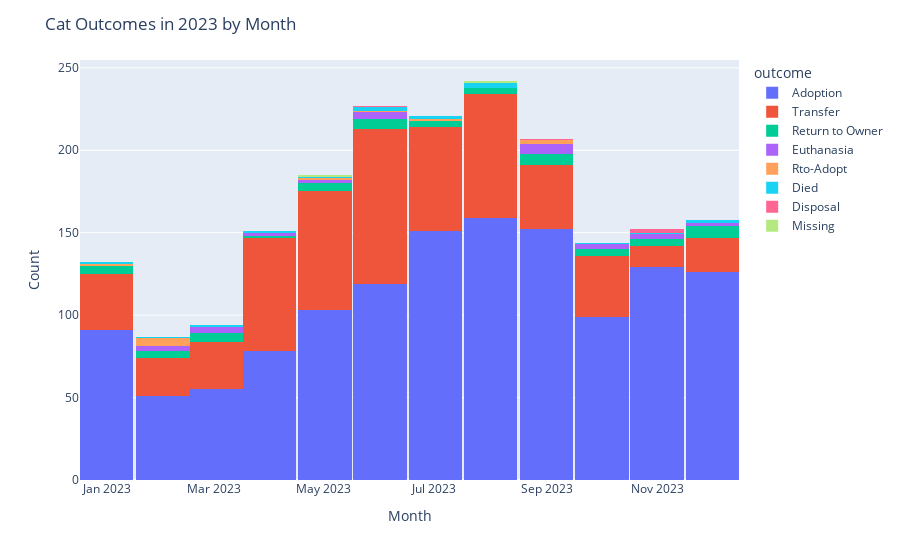

The notebook cell saved with this chart:
### Code cell
# show the distribution of outcomes over time
fig = px.histogram(df, x="month_year", color="outcome", barmode='stack')

fig.update_layout(
    title="Cat Outcomes in 2023 by Month",
    xaxis_title="Month",
    yaxis_title="Count",
    xaxis = {'type': 'date'} 
)

rev_outcome = {str(key): value for key, value in rev_outcome.items()}
fig.for_each_trace(lambda t: t.update(name=rev_outcome.get(str(t.name), t.name)))

fig.show()

### Figure 1 — Plotly figure (JSON) as saved in the notebook; plotly's stock layout.template omitted (floating-point values rounded to 4 significant figures; data arrays with more than 128 entries replaced by an {"elided": "..."} marker saying what was removed)
{"data": [{"alignmentgroup": "True", "bingroup": "x", "hovertemplate": "outcome=1<br>month_year=%{x}<br>count=%{y}<extra></extra>", "legendgroup": "1", "marker": {"color": "#636efa", "pattern": {"shape": ""}}, "name": "Adoption", "offsetgroup": "1", "orientation": "v", "showlegend": true, "type": "histogram", "x": {"elided": "1313 str values"}, "xaxis": "x", "yaxis": "y"}, {"alignmentgroup": "True", "bingroup": "x", "hovertemplate": "outcome=2<br>month_year=%{x}<br>count=%{y}<extra></extra>", "legendgroup": "2", "marker": {"color": "#EF553B", "pattern": {"shape": ""}}, "name": "Transfer", "offsetgroup": "2", "orientation": "v", "showlegend": true, "type": "histogram", "x": {"elided": "569 str values"}, "xaxis": "x", "yaxis": "y"}, {"alignmentgroup": "True", "bingroup": "x", "hovertemplate": "outcome=3<br>month_year=%{x}<br>count=%{y}<extra></extra>", "legendgroup": "3", "marker": {"color": "#00cc96", "pattern": {"shape": ""}}, "name": "Return to Owner", "offsetgroup": "3", "orientation": "v", "showlegend": true, "type": "histogram", "x": ["2023-05-01T00:00:00", "2023-07-01T00:00:00", "2023-11-01T00:00:00", "2023-09-01T00:00:00", "2023-08-01T00:00:00", "2023-01-01T00:00:00", "2023-01-01T00:00:00", "2023-10-01T00:00:00", "2023-11-01T00:00:00", "2023-03-01T00:00:00", "2023-07-01T00:00:00", "2023-03-01T00:00:00", "2023-12-01T00:00:00", "2023-09-01T00:00:00", "2023-02-01T00:00:00", "2023-12-01T00:00:00", "2023-02-01T00:00:00", "2023-06-01T00:00:00", "2023-06-01T00:00:00", "2023-03-01T00:00:00", "2023-09-01T00:00:00", "2023-12-01T00:00:00", "2023-11-01T00:00:00", "2023-06-01T00:00:00", "2023-05-01T00:00:00", "2023-09-01T00:00:00", "2023-01-01T00:00:00", "2023-09-01T00:00:00", "2023-06-01T00:00:00", "2023-01-01T00:00:00", "2023-04-01T00:00:00", "2023-05-01T00:00:00", "2023-08-01T00:00:00", "2023-07-01T00:00:00", "2023-08-01T00:00:00", "2023-10-01T00:00:00", "2023-09-01T00:00:00", "2023-10-01T00:00:00", "2023-06-01T00:00:00", "2023-06-01T00:00:00", "2023-08-01T00:00:00", "2023-03-01T00:00:00", "2023-03-01T00:00:00", "2023-11-01T00:00:00", "2023-12-01T00:00:00", "2023-09-01T00:00:00", "2023-12-01T00:00:00", "2023-07-01T00:00:00", "2023-05-01T00:00:00", "2023-02-01T00:00:00", "2023-02-01T00:00:00", "2023-01-01T00:00:00", "2023-12-01T00:00:00", "2023-10-01T00:00:00", "2023-12-01T00:00:00", "2023-05-01T00:00:00"], "xaxis": "x", "yaxis": "y"}, {"alignmentgroup": "True", "bingroup": "x", "hovertemplate": "outcome=5<br>month_year=%{x}<br>count=%{y}<extra></extra>", "legendgroup": "5", "marker": {"color": "#ab63fa", "pattern": {"shape": ""}}, "name": "Euthanasia", "offsetgroup": "5", "orientation": "v", "showlegend": true, "type": "histogram", "x": ["2023-05-01T00:00:00", "2023-02-01T00:00:00", "2023-06-01T00:00:00", "2023-09-01T00:00:00", "2023-06-01T00:00:00", "2023-03-01T00:00:00", "2023-09-01T00:00:00", "2023-03-01T00:00:00", "2023-11-01T00:00:00", "2023-05-01T00:00:00", "2023-11-01T00:00:00", "2023-03-01T00:00:00", "2023-12-01T00:00:00", "2023-09-01T00:00:00", "2023-12-01T00:00:00", "2023-06-01T00:00:00", "2023-04-01T00:00:00", "2023-09-01T00:00:00", "2023-09-01T00:00:00", "2023-10-01T00:00:00", "2023-02-01T00:00:00", "2023-10-01T00:00:00", "2023-02-01T00:00:00", "2023-10-01T00:00:00", "2023-04-01T00:00:00", "2023-06-01T00:00:00", "2023-03-01T00:00:00", "2023-09-01T00:00:00", "2023-11-01T00:00:00"], "xaxis": "x", "yaxis": "y"}, {"alignmentgroup": "True", "bingroup": "x", "hovertemplate": "outcome=4<br>month_year=%{x}<br>count=%{y}<extra></extra>", "legendgroup": "4", "marker": {"color": "#FFA15A", "pattern": {"shape": ""}}, "name": "Rto-Adopt", "offsetgroup": "4", "orientation": "v", "showlegend": true, "type": "histogram", "x": ["2023-09-01T00:00:00", "2023-02-01T00:00:00", "2023-09-01T00:00:00", "2023-05-01T00:00:00", "2023-02-01T00:00:00", "2023-06-01T00:00:00", "2023-07-01T00:00:00", "2023-02-01T00:00:00", "2023-02-01T00:00:00", "2023-01-01T00:00:00", "2023-02-01T00:00:00"], "xaxis": "x", "yaxis": "y"}, {"alignmentgroup": "True", "bingroup": "x", "hovertemplate": "outcome=6<br>month_year=%{x}<br>count=%{y}<extra></extra>", "legendgroup": "6", "marker": {"color": "#19d3f3", "pattern": {"shape": ""}}, "name": "Died", "offsetgroup": "6", "orientation": "v", "showlegend": true, "type": "histogram", "x": ["2023-02-01T00:00:00", "2023-08-01T00:00:00", "2023-08-01T00:00:00", "2023-12-01T00:00:00", "2023-06-01T00:00:00", "2023-06-01T00:00:00", "2023-01-01T00:00:00", "2023-05-01T00:00:00", "2023-08-01T00:00:00", "2023-07-01T00:00:00", "2023-04-01T00:00:00", "2023-07-01T00:00:00", "2023-03-01T00:00:00", "2023-12-01T00:00:00", "2023-10-01T00:00:00", "2023-11-01T00:00:00"], "xaxis": "x", "yaxis": "y"}, {"alignmentgroup": "True", "bingroup": "x", "hovertemplate": "outcome=9<br>month_year=%{x}<br>count=%{y}<extra></extra>", "legendgroup": "9", "marker": {"color": "#FF6692", "pattern": {"shape": ""}}, "name": "Disposal", "offsetgroup": "9", "orientation": "v", "showlegend": true, "type": "histogram", "x": ["2023-11-01T00:00:00", "2023-09-01T00:00:00", "2023-06-01T00:00:00", "2023-11-01T00:00:00"], "xaxis": "x", "yaxis": "y"}, {"alignmentgroup": "True", "bingroup": "x", "hovertemplate": "outcome=8<br>month_year=%{x}<br>count=%{y}<extra></extra>", "legendgroup": "8", "marker": {"color": "#B6E880", "pattern": {"shape": ""}}, "name": "Missing", "offsetgroup": "8", "orientation": "v", "showlegend": true, "type": "histogram", "x": ["2023-05-01T00:00:00", "2023-08-01T00:00:00"], "xaxis": "x", "yaxis": "y"}], "layout": {"barmode": "stack", "legend": {"title": {"text": "outcome"}, "tracegroupgap": 0}, "margin": {"t": 60}, "title": {"text": "Cat Outcomes in 2023 by Month"}, "xaxis": {"anchor": "y", "domain": [0, 1], "title": {"text": "Month"}, "type": "date"}, "yaxis": {"anchor": "x", "domain": [0, 1], "title": {"text": "Count"}}}}
